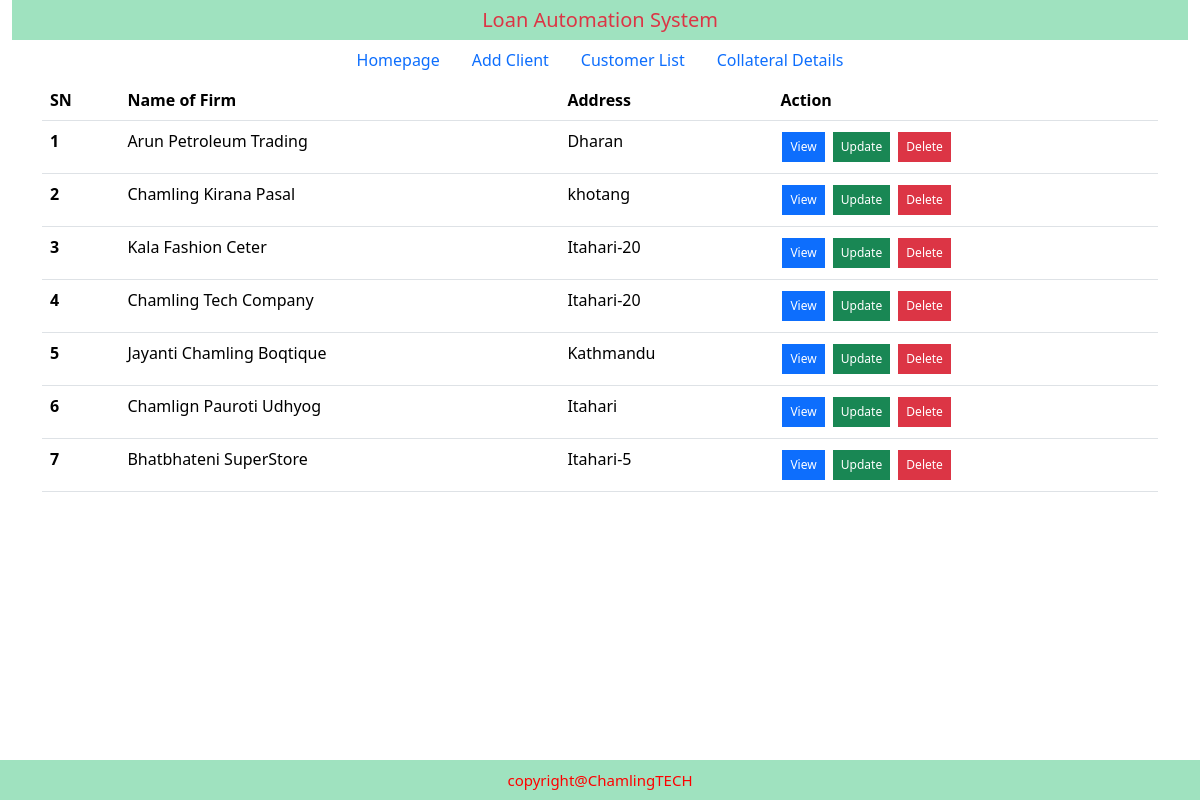
The page /clientlist/ on the database as committed earlier.
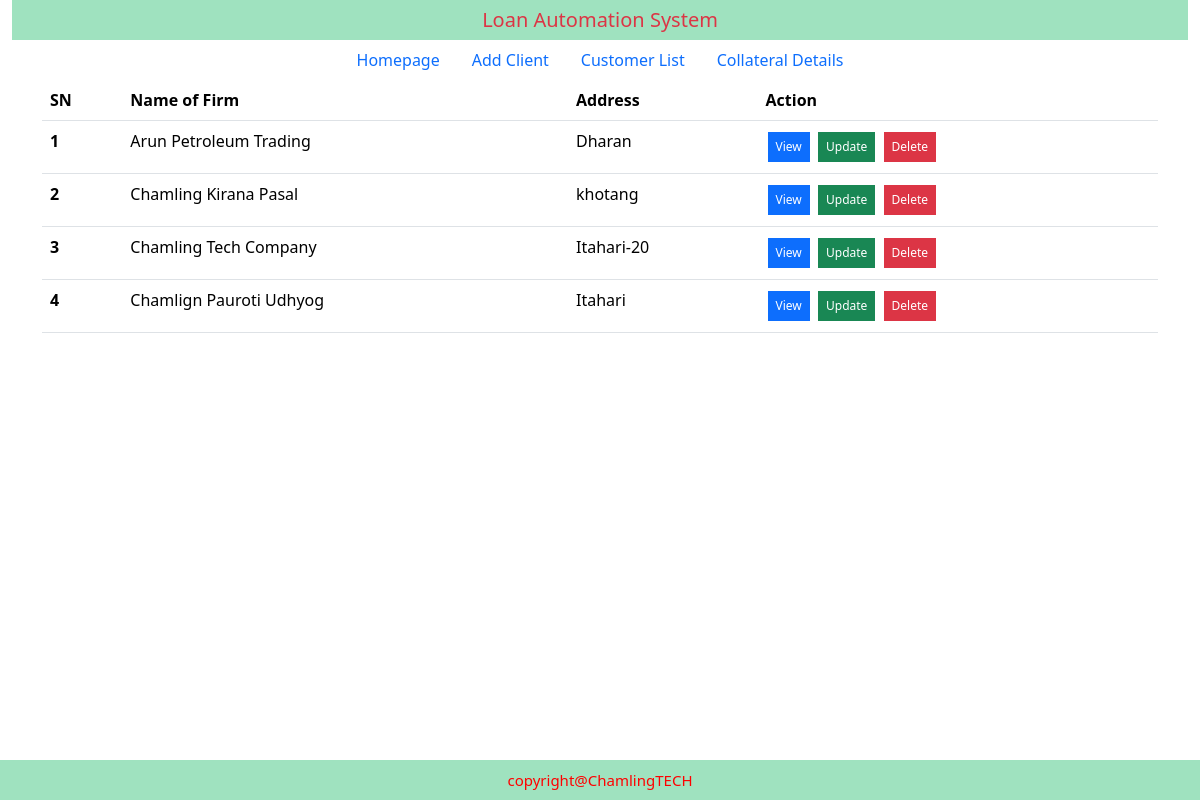
The same page on the database as committed later.
### loanapp/models.py (models this page shows, shortened)
class ClientDetail(models.Model):
    name= models.CharField(max_length=300)
    address= models.CharField(max_length=150)
    vdc= models.CharField(max_length=100, null=True, blank=True)
    vdc_date= models.CharField(max_length=12, null=True, blank=True)
    iro_address= models.CharField(max_length=50)
    iro_date= models.CharField(max_length=12)
    smi_address= models.CharField(max_length=50)
    smi_date= models.CharField(max_length=12)
    capital= models.CharField(max_length=20)
    capital_new= models.CharField(max_length=20, null=True, blank=True, default='')
    pro_name= models.CharField(max_length=100)
    firm_type= models.CharField(max_length=100, choices=FORM_CHOICES)
    exp_year= models.CharField(max_length=5, null=True, default='', blank=True)
    pre_sales= models.CharField(max_length=6, null=True, default='', blank=True)
    pre_networth= models.CharField(max_length=6, null=True, default='', blank=True)
    cur_sales= models.CharField(max_length=6, null=True, default='', blank=True)
    cur_networth= models.CharField(max_length=6, null=True, default='', blank=True)
    business_type= models.CharField(max_length=100, null=True, default='', blank=True)
    product= models.CharField(max_length=100, null=True, default='', blank=True)
    product_types= models.CharField(max_length=100, null=True, default='', blank=True)
    brand= models.CharField(max_length=100, default='', blank=True, null= True)
    brand_types= models.CharField(max_length=100, default='', blank=True, null=True)

### loanapp/views.py (the view)
# urls.py: path('clientlist/', ClientList.as_view(), name='clientlist' ),
class ClientList(ListView):
    model= ClientDetail
    template_name= 'client_list.html'

### templates/client_list.html (shortened to what this page needs)
{% extends 'base.html' %}
{% load static %}
{% block css %}
  <link rel="stylesheet" href="{% static 'css/client_list.css' %} " />
{% endblock css %}
{% block bodycontent %}
<div class="container">
  {% if object_list %}
    <table class="table">
        <thead>
            <th>SN</th>
            <th>Name of Firm</th>
            <th>Address</th>
            <th>Action</th>
        </thead>
    {% for ClientDetail in object_list %}
     <tr>
        <th scope="row">{{forloop.counter}}</th>
        <td>{{ClientDetail.name}}</td>
        <td>{{ClientDetail.address}}</td>
        <td>
            <a href="{% url 'clientdisplay' ClientDetail.pk %}" class="button bg-primary">View</a>
            <a href="{% url 'clientupdate' ClientDetail.pk %}" class="button bg-success">Update</a>
            <a href="{% url 'clientdelete' ClientDetail.pk %}" class="button bg-danger">Delete</a></td>
     </tr>
    {% endfor %}
</table>
  {% else %}
    <h3>No Client has been Added</h3>
    <a href="{% url 'add_client' %}">Add New Client</a>
  {% endif %}
</div>
{% endblock bodycontent %}

### templates/base.html (shortened to what this page needs)
<!DOCTYPE html>
<html lang="en">
    {% load static %}
  <head>
    <link href="https://cdn.jsdelivr.net/npm/bootstrap@5.3.1/dist/css/bootstrap.min.css" rel="stylesheet" />
    <link rel="stylesheet" href="{% static 'css/base.css' %}"/>
    {% block css %}  {% endblock css %}
  </head>
  <body>
            <div class="container-fluid">
        <div class="row">
         <div class="row1">
             <div class="intro-text">
                 <p class="text-center fs-5 text-danger">Loan Automation System</p>
             </div>
         </div>
         <div class="row2">
             <ul class="nav justify-content-center d-flex">
              <li class="nav-item">
                <a class="nav-link" href="{% url 'homepage' %}">Homepage</a>
              </li>
              <li class="nav-item">
                <a class="nav-link" href="{% url 'add_client' %}">Add Client</a>
              </li>
                 <li class="nav-item">
                   <a class="nav-link" href="{% url 'clientlist' %}">Customer List</a>
                 </li>
                 <li class="nav-item">
                   <a class="nav-link" href="{% url 'collateral' %}">Collateral Details</a>
                 </li>
               </ul>
         </div>
        </div>
     </div>
    <div class="body-section py-6">
      {% block bodycontent %}{% endblock bodycontent %}
    </div>
    {% include 'footer.html' %}
  </body>
</html>

### templates/footer.html
<div class="footer text-center">
    <p class="">copyright@ChamlingTECH </p>
  </div>

### static/css/base.css (style rules this page uses)
* { margin:0; padding:0; box-sizing: border-box; }
html { height:100%; }
body { width:100%; display:flex; flex-direction:column; height:100%; }
.intro-text { height:40px; width:100%; line-height:40px; background-color: #9FE2BF; }
.footer { width:100vw; height:40px; background-color:#9FE2BF ; margin-top:auto; }
.footer p { color:red; line-height: 40px; font-size:15px; text-align: center; }

### static/css/client_list.css (style rules this page uses)
.button { border: none; color: white; padding: 6px 8px; text-align: center; text-decoration: none; display: inline-block; font-size: 12px; margin: 3px 2px; cursor: pointer; }

Rows that differ between the two databases and show on the page:
removed ClientDetail: name "Kala Fashion Ceter", address "Itahari-20"
removed ClientDetail: name "Jayanti Chamling Boqtique", address "Kathmandu"
removed ClientDetail: name "Bhatbhateni SuperStore", address "Itahari-5"
